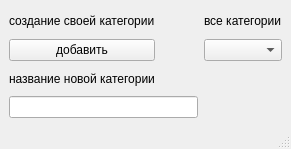
<?xml version="1.0" encoding="UTF-8"?>
<ui version="4.0">
 <class>MainWindow</class>
 <widget class="QMainWindow" name="MainWindow">
  <property name="minimumSize">
   <size>
    <width>291</width>
    <height>149</height>
   </size>
  </property>
  <property name="windowTitle">
   <string>категории</string>
  </property>
  <widget class="QWidget" name="centralwidget">
   <layout class="QGridLayout" name="gridLayout">
    <item row="2" column="2">
     <widget class="QComboBox" name="comboBox"/>
    </item>
    <item row="2" column="0">
     <widget class="QPushButton" name="pushButton">
      <property name="text">
       <string>добавить</string>
      </property>
     </widget>
    </item>
    <item row="0" column="0">
     <widget class="QLabel" name="label">
      <property name="text">
       <string>создание своей категории</string>
      </property>
     </widget>
    </item>
    <item row="0" column="2">
     <widget class="QLabel" name="label_2">
      <property name="text">
       <string>все категории</string>
      </property>
     </widget>
    </item>
    <item row="4" column="0" colspan="2">
     <widget class="QLineEdit" name="lineEdit"/>
    </item>
    <item row="3" column="0">
     <widget class="QLabel" name="label_3">
      <property name="text">
       <string>название новой категории</string>
      </property>
     </widget>
    </item>
   </layout>
  </widget>
  <widget class="QMenuBar" name="menubar">
   <property name="geometry">
    <rect>
     <x>0</x>
     <y>0</y>
     <width>303</width>
     <height>22</height>
    </rect>
   </property>
  </widget>
  <widget class="QStatusBar" name="statusbar"/>
 </widget>
 <resources/>
 <connections/>
</ui>
